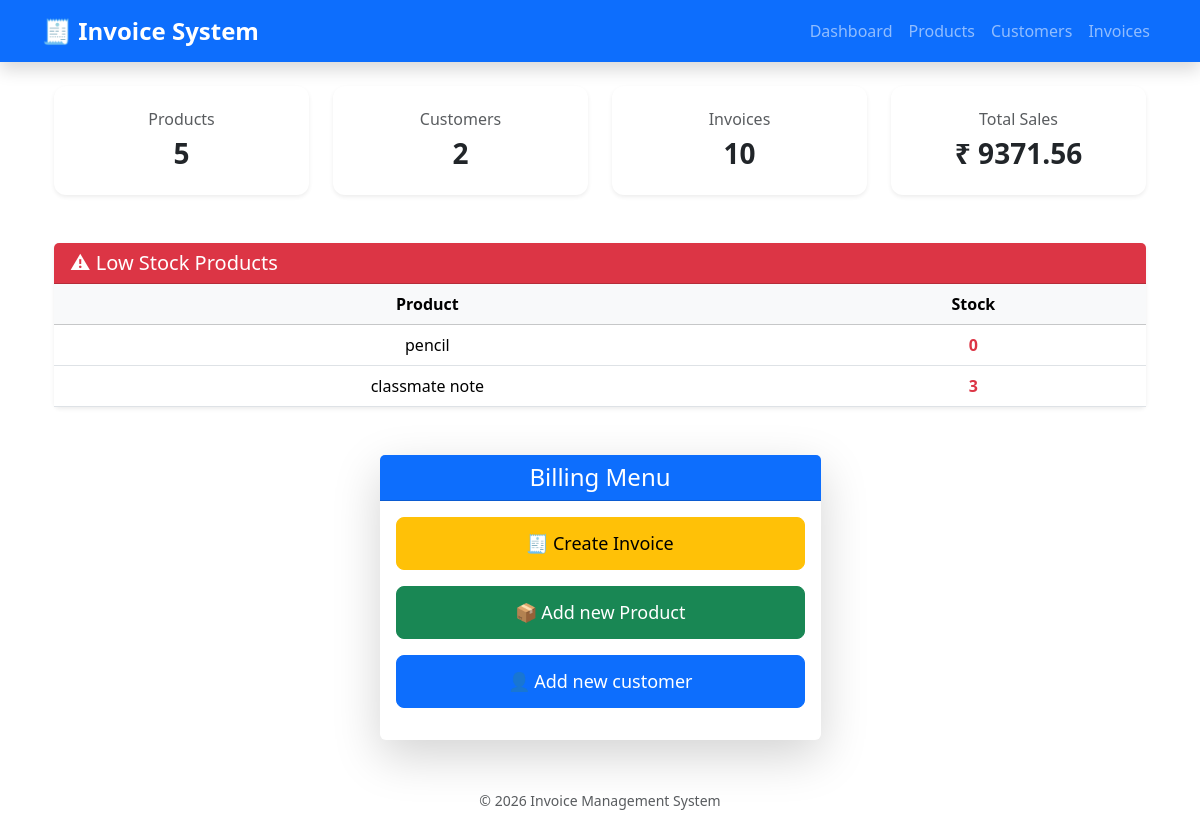
Before: /home/ with the older database file.
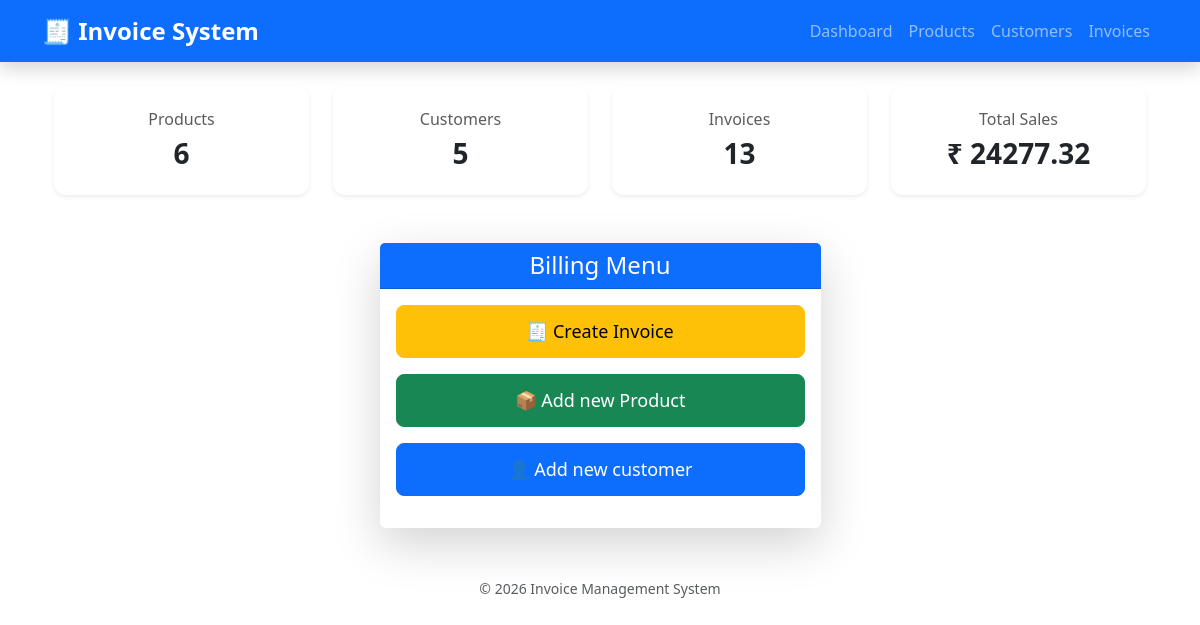
After: the same page with the newer database file.
### inventory/models.py (models this page shows, shortened)
class Product(models.Model):
    product_name=models.CharField(max_length=250)
    product_code=models.CharField(max_length=50,unique=True)
    product_description=models.TextField(blank=True)
    product_price=models.DecimalField(max_digits=10,decimal_places=2)
    gst_percent=models.IntegerField()
    stock_quantity=models.IntegerField()
    product_image=models.ImageField()
    created_at=models.DateTimeField(auto_now_add=True)

### inventory/views.py (the view)
# urls.py: 2. Add a URL to urlpatterns:  path('', views.home, name='home')
def home(request):
    PO=Product.objects.all()
    low_stock=[]
    for O in PO:
        if O.stock_quantity<5:
            low_stock.append(O)
    CO=Customer.objects.all()
    IO=Invoice.objects.all()
    total=Invoice.objects.aggregate(Sum('grand_total'))
    d={'PO':len(PO),
       'CO':len(CO),
       'IO':len(IO),
       'total':total['grand_total__sum'],
       'low_stock':low_stock}
    return render(request,'inventory/home.html',d)

### templates/inventory/home.html (shortened to what this page needs)
{% extends 'inventory/dummy.html' %}
{% block content %}
<div class="container mt-4">
<div class="row g-4">
    <div class="col-md-3">
        <div class="card shadow-sm border-0 dashboard-card text-center p-3">
            <h6 class="mt-2 text-muted">Products</h6>
            <h3 class="fw-bold">{{PO}}</h3>
        </div>
    </div>
    <div class="col-md-3">
        <div class="card shadow-sm border-0 dashboard-card text-center p-3">
            <h6 class="mt-2 text-muted">Customers</h6>
            <h3 class="fw-bold">{{CO}}</h3>
        </div>
    </div>
    <div class="col-md-3">
        <div class="card shadow-sm border-0 dashboard-card text-center p-3">
            <h6 class="mt-2 text-muted">Invoices</h6>
            <h3 class="fw-bold">{{IO}}</h3>
        </div>
    </div>
    <div class="col-md-3">
        <div class="card shadow-sm border-0 dashboard-card text-center p-3">
            <h6 class="mt-2 text-muted">Total Sales</h6>
            <h3 class="fw-bold">₹ {{total|floatformat:2}}</h3>
        </div>
    </div>
</div>
{% if low_stock %}
<div class="card shadow-sm mt-5 border-0">
    <div class="card-header bg-danger text-white">
        <h5 class="mb-0">
            ⚠ Low Stock Products
        </h5>
    </div>
    <div class="card-body p-0">
        <table class="table table-hover text-center mb-0">
            <thead class="table-light">
                <tr>
                    <th>Product</th>
                    <th>Stock</th>
                </tr>
            </thead>
            <tbody>
                {% for LSO in low_stock %}
                <tr>
                    <td>{{LSO.product_name}}</td>
                    <td class="text-danger fw-bold">
                        {{LSO.stock_quantity}}
                    </td>
                </tr>
                {% endfor %}
            </tbody>
        </table>
    </div>
</div>
{% endif %}
<div class="row justify-content-center mt-5">
    <div class="col-md-5">
        <div class="card shadow-lg border-0">
            <div class="card-header bg-primary text-white text-center">
                <h4 class="mb-0">Billing Menu</h4>
            </div>
            <div class="card-body">
                <a href="{% url 'InvoiceCreate' %}"
                   class="btn btn-warning w-100 menu-btn mb-3">
                   🧾 Create Invoice
                </a>
                <a href="{% url 'ProductCreate' %}"
                   class="btn btn-success w-100 mb-3 menu-btn">
                   📦 Add new Product
                </a>
                <a href="{% url 'CreateCustomer' %}"
                   class="btn btn-primary w-100 mb-3 menu-btn">
                   👤 Add new customer
                </a>
            </div>
        </div>
    </div>
</div>
</div>
{% endblock %}

Changed rows visible on the page:
removed Product: product_name "pencil", stock_quantity "0"
no longer on this page (row edited): Product: product_name "classmate note", stock_quantity "3"
Other visible differences:
{{ PO }}: "5" → "6"
{{ CO }}: "2" → "5"
{{ IO }}: "10" → "13"
{{ total|floatformat:2 }}: "9371.56" → "24277.32"
text no longer shown: "⚠ Low Stock Products Product Stock"
